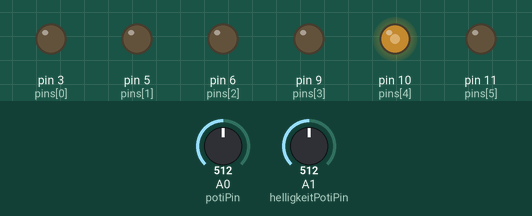
Bench run of a sketch on a simulated Arduino Uno, built with avr-gcc and run on an emulated ATmega328P. Parts: output pins drawn as LEDs (lit = HIGH). Dashed ring = blinking. The test bench sets the inputs (shaded band); at power-on: A1 (helligkeitPotiPin) = 512, A0 (potiPin) = 512.

Above: at 1.2 s.
1.3 s: A1 (helligkeitPotiPin) set to 6
4.3 s: A1 (helligkeitPotiPin) set to 3
At 5.0 s:
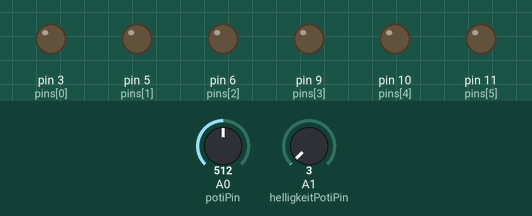
5.8 s: A1 (helligkeitPotiPin) set to 716
At 7.22 s:
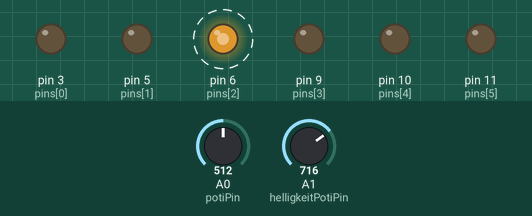
8.8 s: A0 (potiPin) set to 900
At 9.6 s:
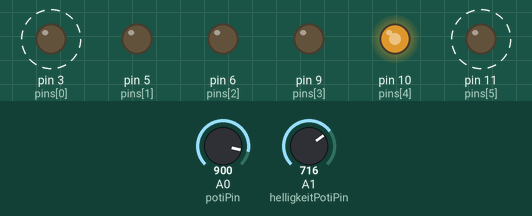
11.8 s: A1 (helligkeitPotiPin) set to 900
14.8 s: A1 (helligkeitPotiPin) set to 0
At 15.6 s:
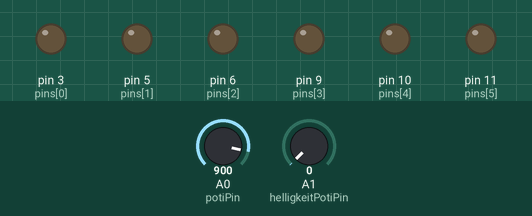
Timing chart, 0 to 17.3 s (numbered marks = the images above; inputs shaded):
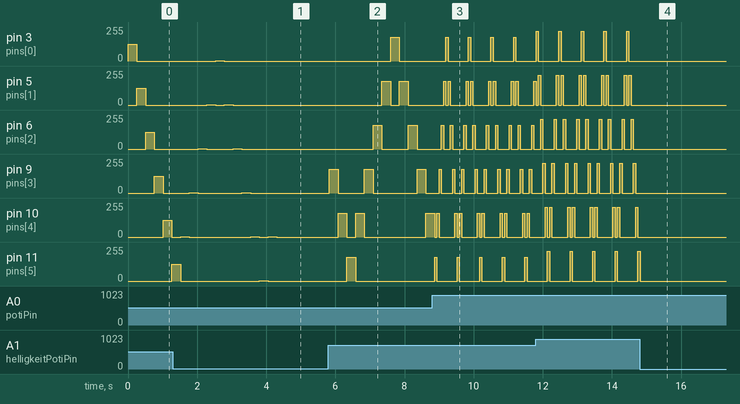

Measured:
- the behaviour switches between 5 and 4 on A1 (helligkeitPotiPin) (found by bisection; images 0 and 1)
- after the input at 4.3 s, pin 3 (pins[0]): stays 0/255 (without the input it goes to 1/255 after 0.77 s); pin 5 (pins[1]): stops changing and stays 0/255; pin 6 (pins[2]): stays 0/255 (without the input it goes to 1/255 after 0.26 s); pin 9 (pins[3]): stays 0/255 (without the input it goes to 1/255 after 0.01 s)
- after the input at 5.8 s, pin 3 (pins[0]): 0/255 → 178/255 after 1.8 s, → 0/255 0.25 s later; pin 5 (pins[1]): alternates 178/255 for 0.25 s and 0/255 for 0.25 s, 4 changes in all, then stays 0/255, starting after 1.5 s
- after the input at 8.8 s, pin 11 (pins[5]): alternates 178/255 for 0.07 s and 0/255 for 0.59 s, starting after 0.13 s
- after the input at 14.8 s, pin 3 (pins[0]), pin 5 (pins[1]), pin 6 (pins[2]), pin 9 (pins[3]), pin 10 (pins[4]): stops changing and stays 0/255; pin 11 (pins[5]): goes on until 14.8 s, then stays 0/255
- by itself, pin 5 (pins[1]): alternates 1/255 for 0.25 s and 0/255 for 0.25 s, 4 changes in all, then stays 0/255
- by itself, pin 6 (pins[2]): alternates 1/255 for 0.25 s and 0/255 for 0.76 s
- by itself, pin 9 (pins[3]): alternates 1/255 for 0.25 s and 0/255 for 1.3 s

The sketch:

Lauflicht1.ino
```cpp
/*
  Lauflicht mit Berechnung
  Lösung 2 der Übungsaufgabe

  Version 1.0
  Der Hobbyelektroniker
  Der Code ist Public Domain und kann ohne Einschränkungen frei verwendet werden

*/

const int anzahlLeds = 6;

int pins[] = {3,5,6,9,10,11};

const int potiPin = A0;
const int helligkeitPotiPin = A1;

// Die LED's sind numeriert von 0 bis 5!
int alteLedNummer;
int ledNummer; // 0 bis 5
int richtung;  // 1 für auf und -1 für ab

void setup() {
  // Analoge Ausgänge benötigen kein pinMode

  // Startzustand
  alteLedNummer = 1;   // hier kann eine beliebige Lednummer eingetragen werden,
                       // mit Ausnahme der Startled
  ledNummer = 0;       // Start mit der LED 0
  richtung = 1;        // es geht nach oben
}

int helligkeit() {
  return map(analogRead(helligkeitPotiPin),0,1023,0,255);
}

void loop() {

  // Die LED's werden ein- und ausgeschaltet
  analogWrite(pins[ledNummer],helligkeit()); // Die aktuelle LED wird eingeschaltet
  analogWrite(pins[alteLedNummer],0); // Die alte LED wird ausgeschaltet

  // Die nächste LED wird ermittelt
  alteLedNummer = ledNummer;                     // Die aktuelle LED wird zur alten LED
  ledNummer += richtung;                         // nächste LED bestimmen

  // Neue Richtung bestimmen
  if (ledNummer == anzahlLeds-1) richtung = -1;  // oben angekommen, wieder nach unten
  if (ledNummer == 0) richtung = 1;              // unten angekommen, wieder nach oben

  // Die Pause
  delay(map(analogRead(potiPin),0,1023,500,5));  // Die Pause wird vom Poti gelesen

}
```
